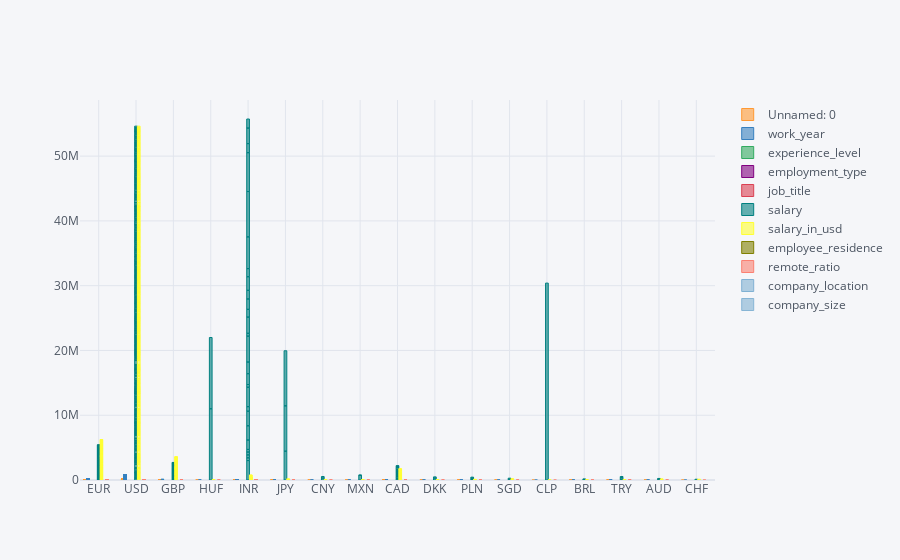

The notebook cell this image was saved under:
### Code cell
df.iplot(kind='bar',x='salary_currency')

### Figure 1 — Plotly figure (JSON) as saved in the notebook; plotly's stock layout.template omitted (floating-point values rounded to 4 significant figures; data arrays with more than 128 entries replaced by an {"elided": "..."} marker saying what was removed)
{"data": [{"marker": {"color": "rgba(255, 153, 51, 0.6)", "line": {"color": "rgba(255, 153, 51, 1.0)", "width": 1}}, "name": "Unnamed: 0", "orientation": "v", "text": "", "type": "bar", "visible": true, "x": {"elided": "607 str values"}, "y": {"elided": "607 int values"}}, {"marker": {"color": "rgba(55, 128, 191, 0.6)", "line": {"color": "rgba(55, 128, 191, 1.0)", "width": 1}}, "name": "work_year", "orientation": "v", "text": "", "type": "bar", "visible": true, "x": {"elided": "607 str values"}, "y": {"elided": "607 int values"}}, {"marker": {"color": "rgba(50, 171, 96, 0.6)", "line": {"color": "rgba(50, 171, 96, 1.0)", "width": 1}}, "name": "experience_level", "orientation": "v", "text": "", "type": "bar", "visible": true, "x": {"elided": "607 str values"}, "y": {"elided": "607 str values"}}, {"marker": {"color": "rgba(128, 0, 128, 0.6)", "line": {"color": "rgba(128, 0, 128, 1.0)", "width": 1}}, "name": "employment_type", "orientation": "v", "text": "", "type": "bar", "visible": true, "x": {"elided": "607 str values"}, "y": {"elided": "607 str values"}}, {"marker": {"color": "rgba(219, 64, 82, 0.6)", "line": {"color": "rgba(219, 64, 82, 1.0)", "width": 1}}, "name": "job_title", "orientation": "v", "text": "", "type": "bar", "x": {"elided": "607 str values"}, "y": {"elided": "607 str values"}}, {"marker": {"color": "rgba(0, 128, 128, 0.6)", "line": {"color": "rgba(0, 128, 128, 1.0)", "width": 1}}, "name": "salary", "orientation": "v", "text": "", "type": "bar", "x": {"elided": "607 str values"}, "y": {"elided": "607 int values"}}, {"marker": {"color": "rgba(255, 255, 51, 0.6)", "line": {"color": "rgba(255, 255, 51, 1.0)", "width": 1}}, "name": "salary_in_usd", "orientation": "v", "text": "", "type": "bar", "x": {"elided": "607 str values"}, "y": {"elided": "607 int values"}}, {"marker": {"color": "rgba(128, 128, 0, 0.6)", "line": {"color": "rgba(128, 128, 0, 1.0)", "width": 1}}, "name": "employee_residence", "orientation": "v", "text": "", "type": "bar", "x": {"elided": "607 str values"}, "y": {"elided": "607 str values"}}, {"marker": {"color": "rgba(251, 128, 114, 0.6)", "line": {"color": "rgba(251, 128, 114, 1.0)", "width": 1}}, "name": "remote_ratio", "orientation": "v", "text": "", "type": "bar", "visible": true, "x": {"elided": "607 str values"}, "y": {"elided": "607 int values"}}, {"marker": {"color": "rgba(128, 177, 211, 0.6)", "line": {"color": "rgba(128, 177, 211, 1.0)", "width": 1}}, "name": "company_location", "orientation": "v", "text": "", "type": "bar", "visible": true, "x": {"elided": "607 str values"}, "y": {"elided": "607 str values"}}, {"marker": {"color": "rgba(128, 177, 211, 0.6)", "line": {"color": "rgba(128, 177, 211, 0.8999999999999999)", "width": 1}}, "name": "company_size", "orientation": "v", "text": "", "type": "bar", "x": {"elided": "607 str values"}, "y": {"elided": "607 str values"}}], "layout": {"autosize": true, "legend": {"bgcolor": "#F5F6F9", "font": {"color": "#4D5663"}}, "paper_bgcolor": "#F5F6F9", "plot_bgcolor": "#F5F6F9", "title": {"font": {"color": "#4D5663"}}, "xaxis": {"autorange": true, "gridcolor": "#E1E5ED", "range": [-0.5, 16.5], "showgrid": true, "tickfont": {"color": "#4D5663"}, "title": {"font": {"color": "#4D5663"}, "text": ""}, "type": "category", "zerolinecolor": "#E1E5ED"}, "yaxis": {"autorange": true, "gridcolor": "#E1E5ED", "range": [0, 58670000.0], "showgrid": true, "tickfont": {"color": "#4D5663"}, "title": {"font": {"color": "#4D5663"}, "text": ""}, "type": "linear", "zerolinecolor": "#E1E5ED"}}}
